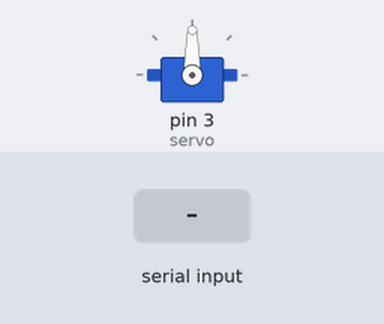
Recording of a sketch running on a simulated Arduino Uno, built with avr-gcc and run on an emulated ATmega328P. Parts: servo. The test bench sets the inputs (shaded band). What the sketch prints to the serial monitor is not drawn.

Above: at 1.2 s.
1.3 s: "1" received over Serial
At 1.8 s:
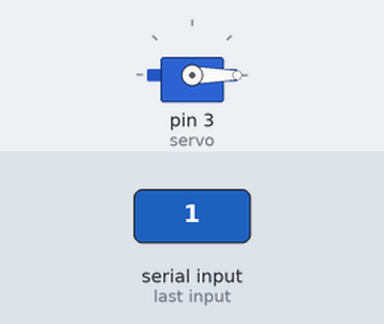
2.8 s: "2" received over Serial
At 4.0 s:
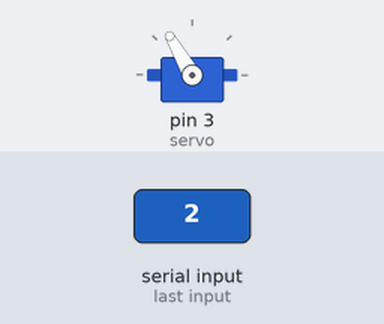
4.3 s: "3" received over Serial
At 5.3 s:
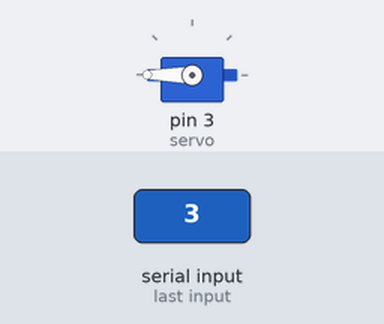
Timing chart, 0 to 7.3 s (numbered marks = the images above; inputs shaded):
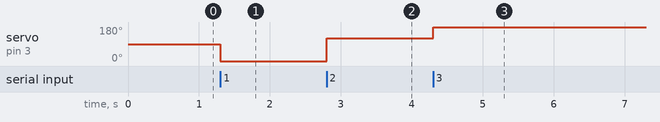

The sketch:

20201112_servo_serial.ino
```cpp
#include <Servo.h>
Servo servo;


void setup() {
  servo.attach(3);
  Serial.begin(9600);


}

void loop() {
   if (Serial.available())
   {char input = Serial.read();
    if(input == '1')

    {
      Serial.print("이 입력되었습니다");
    }
    if(input == '1')
    {
      servo.write(0);
    }
    if(input == '2')
    {
      servo.write(120);
    }
    if(input == '3')
    {
      servo.write(180);
    }
}}
```

Measured:
- after the input at 1.3 s, servo on pin 3 (servo): 90° → 0° at once
- after the input at 2.8 s, servo on pin 3 (servo): 0° → 120° at once
- after the input at 4.3 s, servo on pin 3 (servo): 120° → 180° at once
